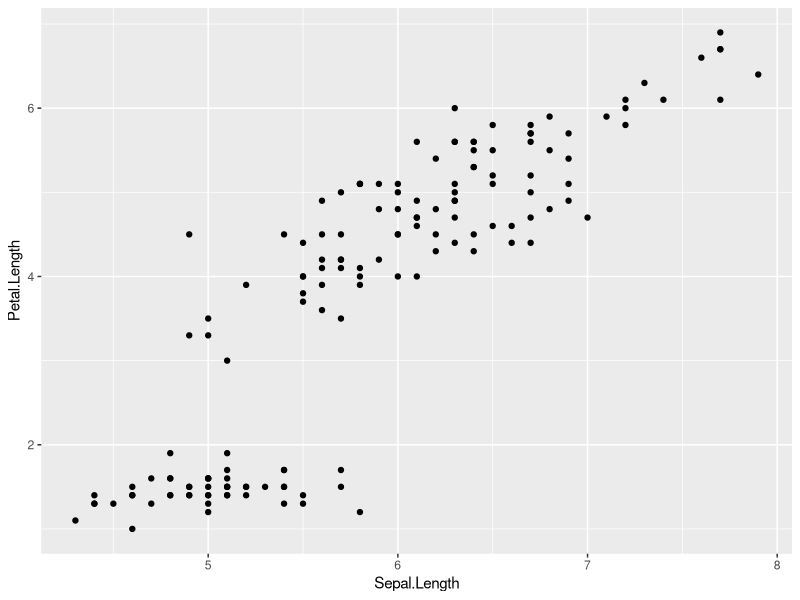
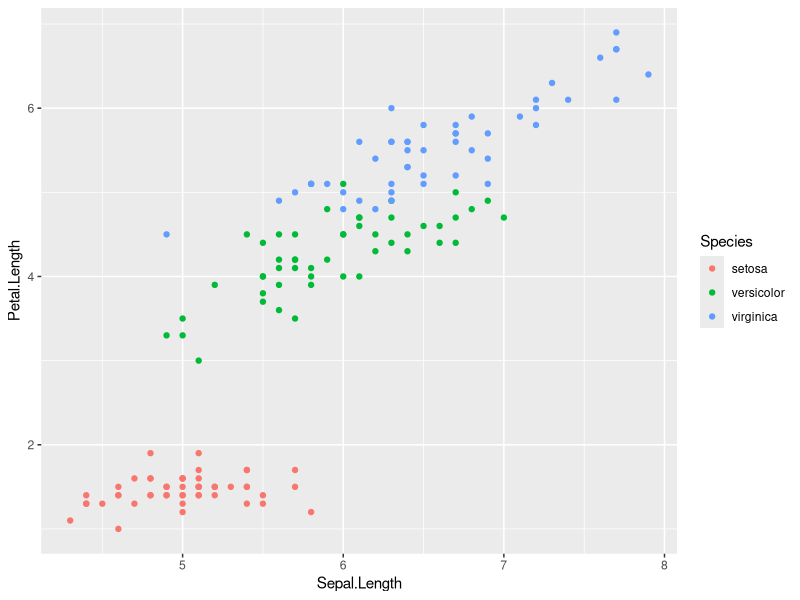
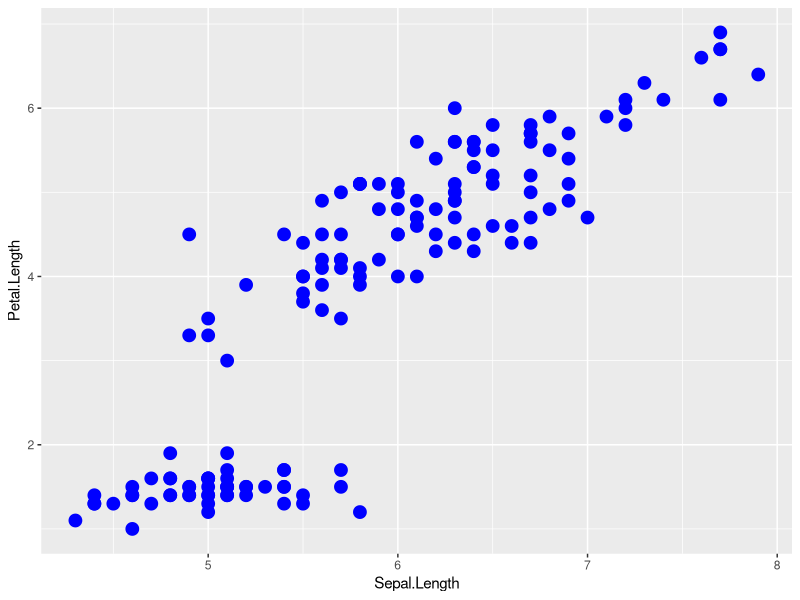
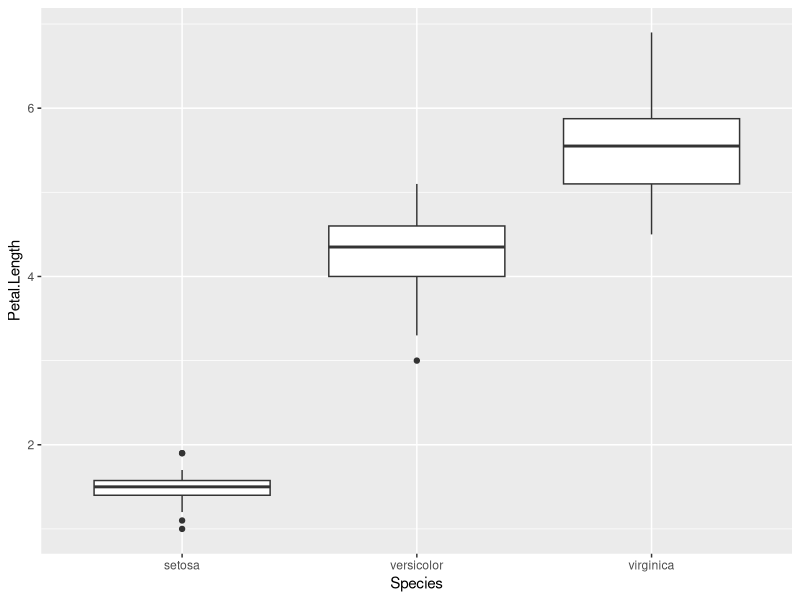
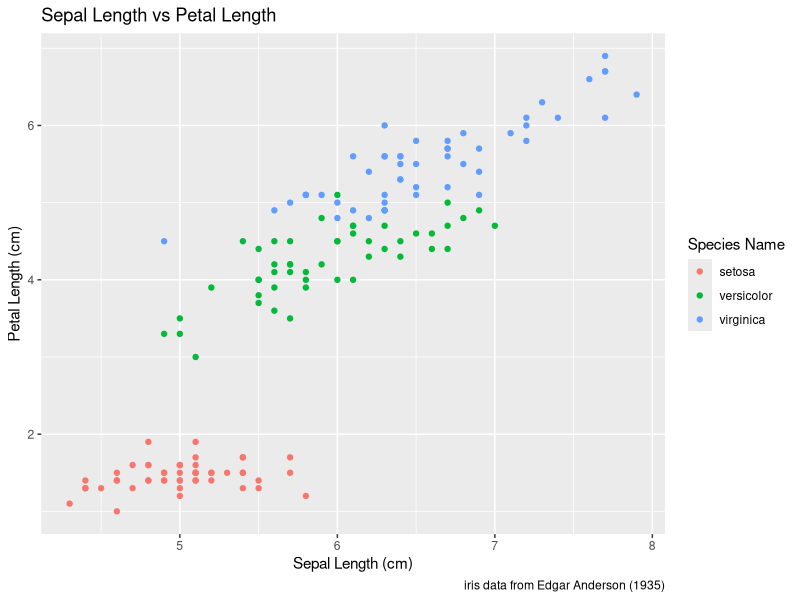
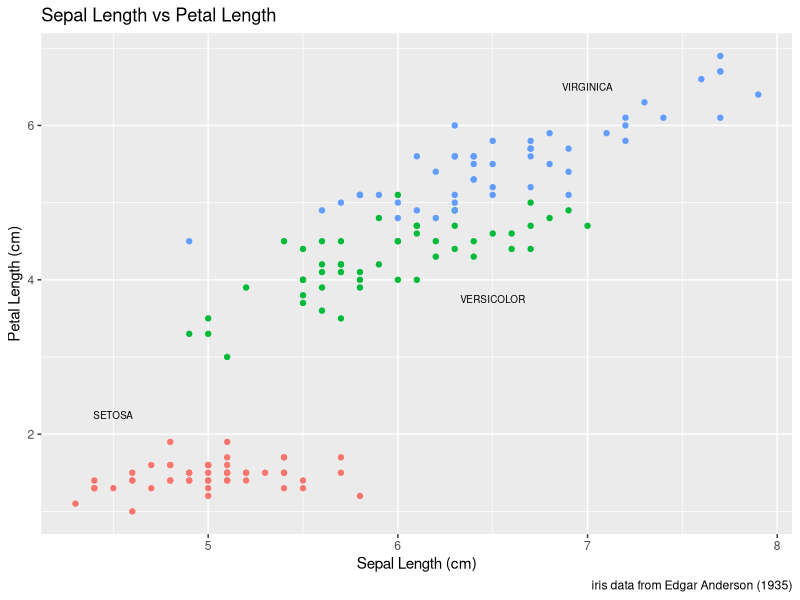
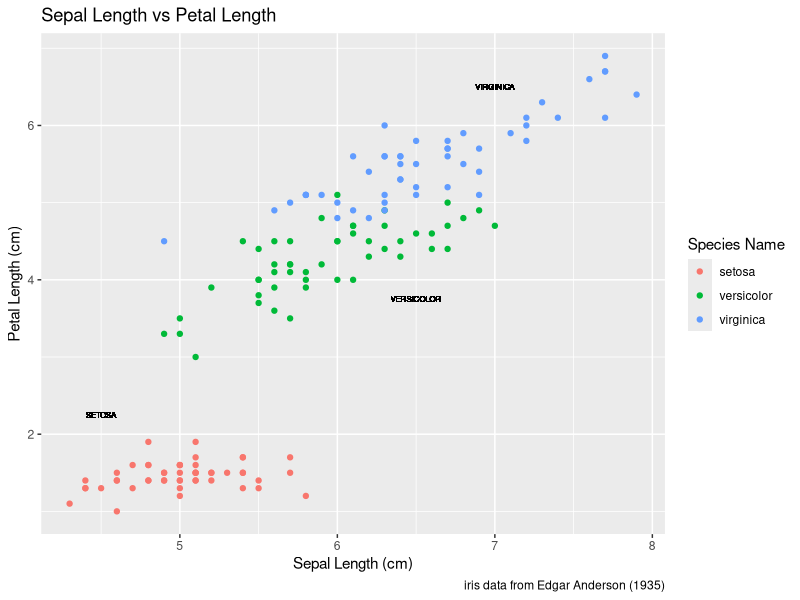
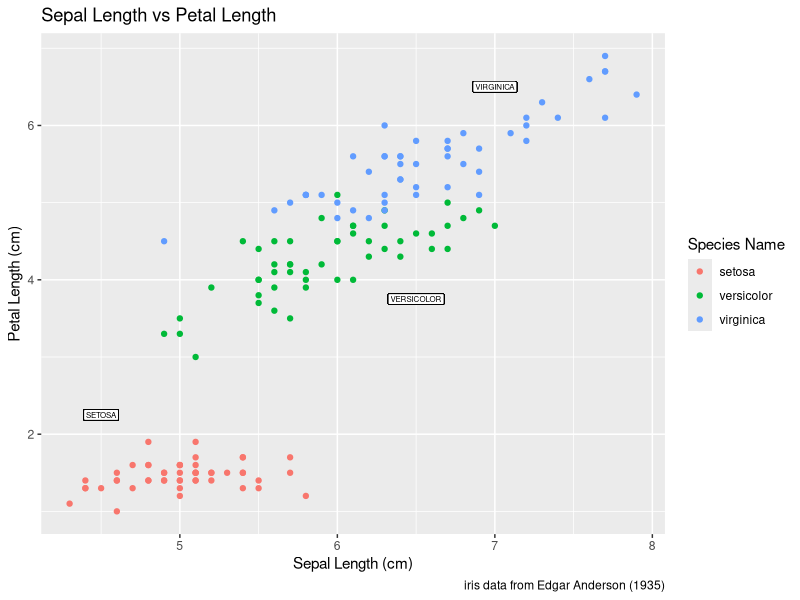

Here is the R script that generated these plots, in order: (Note: this script raises an error after producing the figures.)
## ---- chunk 1
# Unattach any packages that happen to already be loaded. In general this is unecessary
# but is important for the creation of the book to not have package namespaces
# fighting unexpectedly.
pkgs = names(sessionInfo()$otherPkgs)
if( length(pkgs > 0)){
  pkgs = paste('package:', pkgs, sep = "")
  for( i in 1:length(pkgs)){
    detach(pkgs[i], character.only = TRUE, force=TRUE)
  }
}
## ---- chunk 2
library(tidyverse, quietly = TRUE)   # loading ggplot2 and dplyr
## ---- chunk 3
data(iris)  # load the iris dataset that comes with R
str(iris)   # what columns do we have to play with...
## ---- chunk 4
ggplot( data=iris, aes(x=Sepal.Length, y=Petal.Length) ) +  
	geom_point(  )
## ---- chunk 5
ggplot( data=iris, aes(x=Sepal.Length, y=Petal.Length) ) +  
	geom_point( aes(color=Species) )
## ---- chunk 6
ggplot( data=iris, aes(x=Sepal.Length, y=Petal.Length) ) +  
	geom_point( color='blue', size=4 )
## ---- chunk 7
ggplot(iris, aes(x=Species, y=Petal.Length)) +
  geom_boxplot() 
## ---- chunk 8
# Save the graph before I add more to it.
P <- ggplot( data=iris, aes(x=Sepal.Length, y=Petal.Length) ) +  
	geom_point( aes(color=Species)  ) +
  labs( title='Sepal Length vs Petal Length') +
  labs( x="Sepal Length (cm)", y="Petal Length (cm)" ) +
  labs( color="Species Name")  +
  labs( caption = "iris data from Edgar Anderson (1935)" )

# Print out the plot
P
## ---- chunk 9
# create another data frame that has the text labels I want to add to the graph.
annotation.data <- data.frame(
  Sepal.Length = c(4.5,  6.5,  7.0),  # Figured out the label location by eye.
  Petal.Length = c(2.25, 3.75, 6.5),  # If I rescale the graph, I would redo this step.
  Species = c('setosa', 'versicolor', 'virginica'),
  Text = c('SETOSA', 'VERSICOLOR', 'VIRGINICA')
)

# Use the previous plot I created, along with the 
# aes() options already defined.
P +
  geom_text( data=annotation.data, aes(label=Text), size=2.5) +   # write the labels
  theme( legend.position = 'none' )                               # remove the legend

## ---- chunk 10
P +
  geom_text( x=4.5, y=2.25, size=2, label='SETOSA'     ) +
  geom_text( x=6.5, y=3.75, size=2, label='VERSICOLOR' ) +
  geom_text( x=7.0, y=6.50, size=2, label='VIRGINICA'  )
## ---- chunk 11
P +
  geom_label( x=4.5, y=2.25, size=2, label='SETOSA'     ) +
  geom_label( x=6.5, y=3.75, size=2, label='VERSICOLOR' ) +
  geom_label( x=7.0, y=6.50, size=2, label='VIRGINICA'  )
## ---- chunk 12
library(ggplot2)
ggplot(iris, aes(x=Sepal.Length, y=Petal.Length)) +
  geom_point() +
  facet_grid( . ~ Species )
## ---- chunk 13
data(tips, package='reshape')
head(tips)
## ---- chunk 14
ggplot(tips, aes(x = total_bill, y = tip / total_bill )) +
  geom_point()
## ---- chunk 15
ggplot(tips, aes(x = total_bill, y = tip / total_bill )) +
  geom_point() +
  facet_grid( sex ~ day )
## ---- chunk 16
ggplot(tips, aes(x = total_bill, y = tip / total_bill )) +
  geom_point() +
  facet_wrap( ~ day )
## ---- chunk 17
ggplot(tips, aes(x = total_bill, y = tip / total_bill )) +
  geom_point() +
  facet_grid( sex ~ day, scales="free_y" )
## ---- chunk 18
    Rosy <- data.frame(
      times = c(15, 11, 9, 12, 5, 2, 3),
      day   = 1:7,
      yhat  = c(14.36, 12.29, 10.21, 8.14, 6.07, 4.00,  1.93),
      lwr   = c( 9.54,  8.5,   7.22, 5.47, 3.08, 0.22, -2.89),
      upr   = c(19.18, 16.07, 13.2, 10.82, 9.06, 7.78,  6.75))
## ---- chunk 19
        library(tidyverse)
        data('birthwt', package='MASS')
        birthwt <- birthwt %>% mutate(
          race  = factor(race,  labels=c('White','Black','Other')),
          smoke = factor(smoke, labels=c('No Smoke', 'Smoke')))
